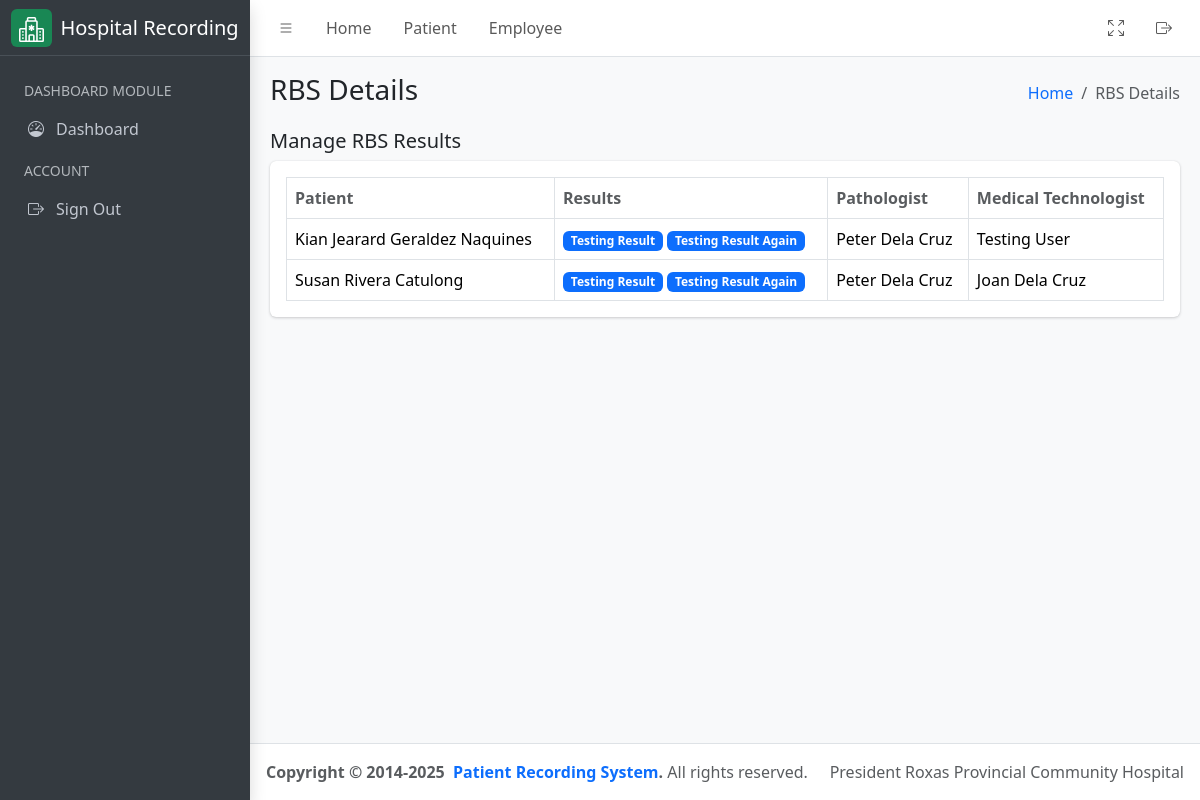
/laboratory/rbs/result, run on the app's committed database.
### hospital_app/models.py (models this page shows, shortened)
class RBS(models.Model):
    patient = models.ForeignKey(
        Patient, on_delete=models.CASCADE, related_name="patient_rbs"
    )
    rbs_result = models.ManyToManyField(
        RBSResult,
        related_name="rbs_results",
        help_text="Related RBS results.",
    )
    assigned_pathologist = models.ForeignKey(
        User,
        related_name="rbs_assigned_pathologist",
        on_delete=models.CASCADE,
        null=True,
        blank=True,
        limit_choices_to={"groups__name": "Pathologist"},
    )
    assigned_technologist = models.ForeignKey(
        User,
        related_name="rbs_assigned_technologist",
        on_delete=models.CASCADE,
        null=True,
        blank=True,
        limit_choices_to={"groups__name": "Medical Technologist"},
    )

class Patient(models.Model):
    firstname = models.CharField(max_length=255)
    middlename = models.CharField(max_length=255)
    lastname = models.CharField(max_length=255)
    age = models.PositiveIntegerField()
    sex = models.CharField(
        max_length=10, choices=(("Male", "Male"), ("Female", "Female"))
    )
    physician = models.ForeignKey(
        User,
        related_name="physician",
        limit_choices_to={"groups__name": "Physician"},
        on_delete=models.CASCADE,
    )
    room_number = models.PositiveIntegerField()
    sample_type = models.CharField(max_length=255)
    time_of_collection = models.TimeField()
    date_of_collection = models.DateField()
    sars_result = models.CharField(max_length=255)
    date = models.DateField(auto_now_add=True)
    assigned_pathologist = models.ForeignKey(
        User,
        related_name="patient_pathologist",
        on_delete=models.CASCADE,
        null=True,
        blank=True,
        limit_choices_to={"groups__name": "Pathologist"},
    )
    assigned_technologist = models.ForeignKey(
        User,
        related_name="patient_technologist",
        on_delete=models.CASCADE,
        null=True,
        blank=True,
        limit_choices_to={"groups__name": "Medical Technologist"},
    )
    patient_type = models.CharField(
        max_length=100,
        default="In Patient",
        choices=(
            ("In Patient", "In Patient"),
            ("Out Patient", "Out Patient"),
        ),
    )
    def get_full_name(self):
        return f"{self.firstname} {self.middlename} {self.lastname}"
    def __str__(self) -> str:
        return self.get_full_name()

class RBSResult(models.Model):
    result = models.CharField(max_length=255)
    date = models.DateField(auto_now_add=False)
    time = models.TimeField(auto_now_add=False)
    def __str__(self) -> str:
        return self.result

### hospital_app/views.py (the view)
# urls.py: path('laboratory/rbs/result', RBSView.as_view(), name="rbs_result_list"),
class RBSView(ListView):
    template_name = "rbs.html"
    queryset = RBS.objects.all()
    context_object_name = "results"
    def get_context_data(self, **kwargs):
        context = super().get_context_data(**kwargs)
        context["detail_header"] = "RBS Details List"
        context["humberger_header"] = "RBS Details"
        return context

### hospital_app/templatetags/group.py (called while the page is built)
@register.filter
def has_group(user, group_name):
    return user.groups.filter(name=group_name).exists()

### hospital_app/templates/rbs.html (shortened to what this page needs)
{% extends './includes/base.html' %}
{% load group %}
{% block content %}
<div class="container-fluid">
    <div class="row">
        <div class="col-md-12">
            <div class="d-flex justify-content-between align-items-center">
                <h5>Manage RBS Results</h5>
            </div>
            <div class="card mb-4">
                <div class="card-body">
                    <table id="datatable" class="table table-bordered table-hover">
                        <thead>
                            <tr>
                                <th class="text-muted">Patient</th>
                                <th class="text-muted">Results</th>
                                <th class="text-muted">Pathologist</th>
                                <th class="text-muted">Medical Technologist</th>
                            </tr>
                        </thead>
                        <tbody>
                            {% for result in results %}
                            <tr>
                                <td>{{ result.patient }}</td>
                                <td>
                                    {% for item in result.rbs_result.all %}
                                        <span class="badge bg-primary">
                                            {{ item }}
                                        </span>
                                    {% endfor %}
                                </td>
                                <td>{{ result.assigned_pathologist.get_full_name }}</td>
                                <td>{{ result.assigned_technologist.get_full_name }}</td>
                            </tr>
                            {% endfor %}
                        </tbody>
                    </table>
                </div>
            </div>
        </div>
    </div>
</div>
{% endblock %}

### data on the page
RBS: patient "Kian Jearard Geraldez Naquines", assigned_pathologist.get_full_name "Peter Dela Cruz", assigned_technologist.get_full_name "Testing User"
RBSResult: result "Testing Result"
RBSResult: result "Testing Result Again"
RBS: patient "Susan Rivera Catulong", assigned_pathologist.get_full_name "Peter Dela Cruz", assigned_technologist.get_full_name "Joan Dela Cruz"

### other printed values
{{ humberger_header }} "RBS Details"
